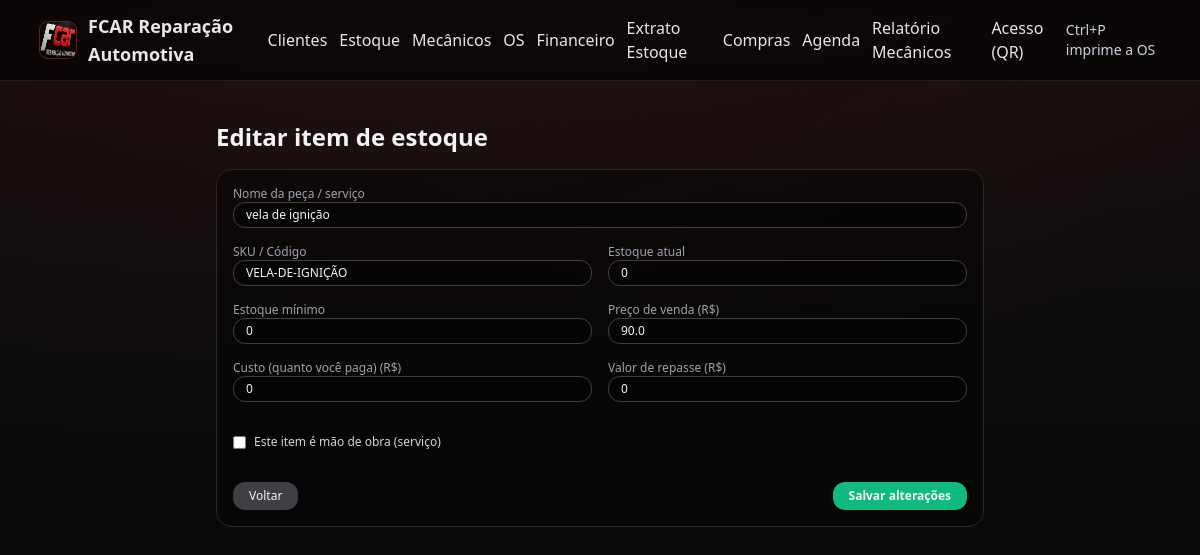
Page /estoque/105/editar on the committed database.
### tables this page shows
CREATE TABLE inventory(
    id INTEGER PRIMARY KEY AUTOINCREMENT,
    name TEXT NOT NULL,
    sku TEXT UNIQUE,
    stock INTEGER NOT NULL DEFAULT 0,
    min_stock INTEGER NOT NULL DEFAULT 0,
    price REAL NOT NULL DEFAULT 0,
    is_labor INTEGER NOT NULL DEFAULT 0,
    cost_price REAL NOT NULL DEFAULT 0,
    repasse_value REAL NOT NULL DEFAULT 0
);

### app.py (the view, shortened to what this page needs)
@login_required
@app.route("/estoque/<int:item_id>/editar", methods=["GET","POST"])
def estoque_editar(item_id):
    db = get_db()
    item = db.execute("SELECT * FROM inventory WHERE id = ?", (item_id,)).fetchone()
    if not item:
        flash("Item não encontrado.", "error")
        return redirect(url_for("estoque"))
    return render_template("estoque_editar.html", item=item, title="Editar item de estoque")

### app.py (called while the page is built)
def get_db():
    db = getattr(g, "_db", None)
    if db is None:
        try:
            d = os.path.dirname(DB_PATH)
            if d:
                os.makedirs(d, exist_ok=True)
        except Exception:
            pass
        db = g._db = sqlite3.connect(DB_PATH)
        db.row_factory = sqlite3.Row
    return db

@app.context_processor
def inject_flags():
    try:
        from flask import current_app
        has_acesso = ("acesso" in current_app.view_functions)
    except Exception:
        has_acesso = False
    username = session.get("username")
    return dict(has_acesso=has_acesso, username=username)

### templates/estoque_editar.html (shortened to what this page needs)
{% extends "base.html" %}
{% block body %}
<div class="max-w-3xl mx-auto py-6 text-gray-100">
  <h1 class="text-2xl font-semibold mb-4">Editar item de estoque</h1>
  <form method="post"
        class="rounded-2xl bg-black/40 border border-zinc-800 p-4 text-sm grid grid-cols-1 md:grid-cols-2 gap-4">
    <div class="md:col-span-2">
      <label class="block text-xs text-gray-400">Nome da peça / serviço</label>
      <input type="text" name="name" value="{{ item.name }}" required
             class="w-full rounded-xl bg-black/40 border border-zinc-700 px-3 py-1 text-xs">
    </div>
    <div>
      <label class="block text-xs text-gray-400">SKU / Código</label>
      <input type="text" name="sku" value="{{ item.sku or '' }}"
             class="w-full rounded-xl bg-black/40 border border-zinc-700 px-3 py-1 text-xs uppercase">
    </div>
    <div>
      <label class="block text-xs text-gray-400">Estoque atual</label>
      <input type="number" step="1" name="stock" value="{{ item.stock }}"
             class="w-full rounded-xl bg-black/40 border border-zinc-700 px-3 py-1 text-xs">
    </div>
    <div>
      <label class="block text-xs text-gray-400">Estoque mínimo</label>
      <input type="number" step="1" name="min_stock" value="{{ item.min_stock }}"
             class="w-full rounded-xl bg-black/40 border border-zinc-700 px-3 py-1 text-xs">
    </div>
    <div>
      <label class="block text-xs text-gray-400">Preço de venda (R$)</label>
      <input type="number" step="0.01" name="price" value="{{ item.price }}"
             class="w-full rounded-xl bg-black/40 border border-zinc-700 px-3 py-1 text-xs">
    </div>
    <div>
      <label class="block text-xs text-gray-400">Custo (quanto você paga) (R$)</label>
      <input type="number" step="0.01" name="cost_price" value="{{ item.cost_price or 0 }}"
             class="w-full rounded-xl bg-black/40 border border-zinc-700 px-3 py-1 text-xs">
    </div>
    <div>
      <label class="block text-xs text-gray-400">Valor de repasse (R$)</label>
      <input type="number" step="0.01" name="repasse_value" value="{{ item.repasse_value or 0 }}"
             class="w-full rounded-xl bg-black/40 border border-zinc-700 px-3 py-1 text-xs">
    </div>
    <div class="flex items-center gap-2 mt-4">
      <input id="is_labor" type="checkbox" name="is_labor" value="1"
             class="rounded border-zinc-600 bg-black/40">
      <label for="is_labor" class="text-xs text-gray-300">
        Este item é mão de obra (serviço)
      </label>
    </div>
    <div class="md:col-span-2 flex justify-between mt-4">
      <a href="{{ url_for('estoque') }}"
         class="px-4 py-1.5 rounded-xl bg-zinc-700 hover:bg-zinc-600 text-xs">
        Voltar
      </a>
      <button type="submit"
              class="px-4 py-1.5 rounded-xl bg-emerald-500 hover:bg-emerald-600 text-xs font-semibold">
        Salvar alterações
      </button>
    </div>
  </form>
</div>
{% endblock %}

### templates/base.html (style rules this page uses)
:root { --brand:#ef4444; --brand-600:#dc2626; --ink:#e5e7eb; --muted:#cbd5e1; }
body { background: radial-gradient(1200px 500px at 20% -10%, rgba(239,68,68,0.10), transparent), radial-gradient(1200px 500px at 90% -10%, rgba(239,68,68,0.06), transparent), #0a0a0a; color: var(--ink); }
a { color:#fecaca; }

### rows in the picture
inventory: name "vela de ignição", sku "VELA-DE-IGNIÇÃO", stock "0", min_stock "0", price "90.0", cost_price "0", repasse_value "0"
